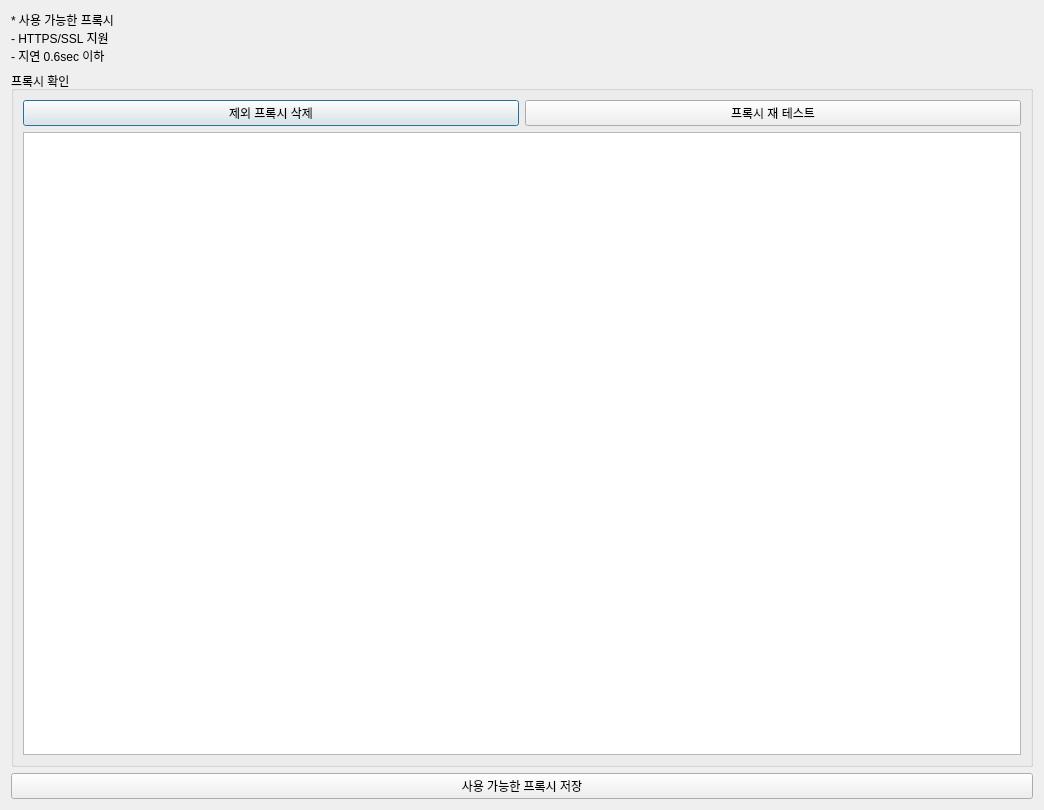
<?xml version="1.0" encoding="UTF-8"?>
<ui version="4.0">
 <class>Dialog</class>
 <widget class="QDialog" name="Dialog">
  <property name="geometry">
   <rect>
    <x>0</x>
    <y>0</y>
    <width>1044</width>
    <height>810</height>
   </rect>
  </property>
  <property name="windowTitle">
   <string>퀘이사존 클리너 - 프록시 연결 확인</string>
  </property>
  <layout class="QVBoxLayout" name="verticalLayout">
   <item>
    <widget class="QLabel" name="label">
     <property name="text">
      <string>* 사용 가능한 프록시
- HTTPS/SSL 지원
- 지연 0.6sec 이하</string>
     </property>
    </widget>
   </item>
   <item>
    <widget class="QGroupBox" name="groupBox">
     <property name="title">
      <string>프록시 확인</string>
     </property>
     <layout class="QVBoxLayout" name="verticalLayout_2">
      <item>
       <layout class="QHBoxLayout" name="horizontalLayout">
        <property name="topMargin">
         <number>0</number>
        </property>
        <item>
         <widget class="QPushButton" name="btn_remove_excluded">
          <property name="text">
           <string>제외 프록시 삭제</string>
          </property>
         </widget>
        </item>
        <item>
         <widget class="QPushButton" name="btn_retest">
          <property name="text">
           <string>프록시 재 테스트</string>
          </property>
         </widget>
        </item>
       </layout>
      </item>
      <item>
       <widget class="QTableWidget" name="proxy_table"/>
      </item>
     </layout>
    </widget>
   </item>
   <item>
    <widget class="QPushButton" name="btn_save_proxies">
     <property name="text">
      <string>사용 가능한 프록시 저장</string>
     </property>
    </widget>
   </item>
  </layout>
 </widget>
 <resources/>
 <connections/>
</ui>
